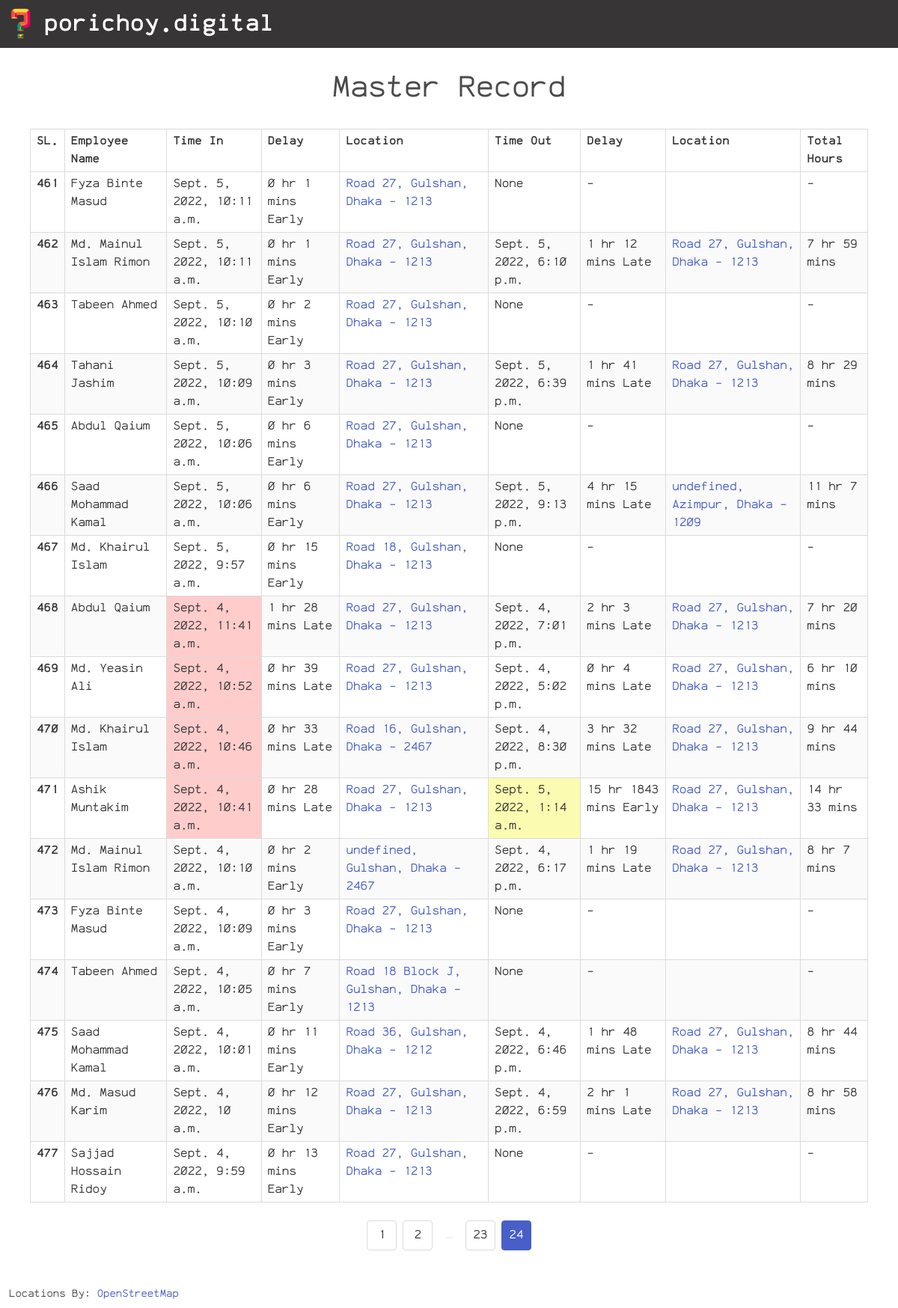
Page /dashboard-master/24 (signed in) on the committed database.
### main/models.py (models this page shows)
class Log(models.Model):
    name = models.CharField(max_length=60, default='Not Given')
    time_in = models.DateTimeField(null=True, blank=True)
    late_join = models.BooleanField(default=False, null=True, blank=True)
    location_in = models.CharField(max_length=500, null=True, blank=True)
    location_in_url = models.CharField(max_length=500, null=True, blank=True)
    delay_in = models.CharField(max_length=50, default='-', null=True)
    time_out = models.DateTimeField(null=True, blank=True)
    late_leave = models.BooleanField(default=False, null=True, blank=True)
    location_out = models.CharField(max_length=500, null=True, blank=True)
    location_out_url = models.CharField(max_length=500, null=True, blank=True)
    delay_out = models.CharField(max_length=50, default='-', null=True)
    total_hours = models.CharField(max_length=50, default='-', null=True)
    user = models.ForeignKey(RegisteredUser, on_delete=models.CASCADE, related_name='user_logs')

### dashboard/views.py (the view)
# urls.py: path('dashboard-master/<int:page_no>', dashboard_view.dashboard_master, name='dashboard-master'),
@login_required(login_url='login')
def dashboard_master(req, page_no=1):
    user_logs = Log.objects.all().order_by('-id')
    paginator = Paginator(user_logs, 20)
    data_per_page = paginator.get_page(page_no)
    paginator_list = list(paginator.get_elided_page_range(page_no, on_each_side=1))
    return render(req, 'dashboard/records.html', {
        'logs': data_per_page,
        'paginator_list': paginator_list,
        'heading': "Master Record"
    })

### templates/dashboard/records.html (shortened to what this page needs)
{% extends "base.html" %} {% load static %}
{% block title %}Dashboard{% endblock title %} {% block content %}
<div class="has-text-centered is-size-2 mt-5">
    {{ heading }}
</div>
{% if logs %}
<div class="fieldCont">
    <div class="table-container table is-bordered is-striped is-narrow is-hoverable is-fullwidth">
        <table class="table">
            <thead>
                <tr>
                    <th>SL.</th>
                    <th>Employee Name</th>
                    <th>Time In</th>
                    <th>Delay</th>
                    <th>Location</th>
                    <th>Time Out</th>
                    <th>Delay</th>
                    <th>Location</th>
                    <th>Total Hours</th>
                </tr>
            </thead>
            <tbody>
                {% for log in logs %}
                <tr>
                    <th>{{ forloop.counter0|add:logs.start_index}}</th>
                    <td>{{ log.name }}</td>
                    <td {% if log.late_join %} class="redDiv" {% endif %}>{{ log.time_in }}</td>
                    <td>{{ log.delay_in }}</td>
                    <td>
                        {% if not log.location_in is None %}
                        <a href="{{ log.location_in_url }}" target="_blank">
                            {{ log.location_in }}
                        </a>
                        {% endif %}
                    </td>
                    <td {% if not log.late_leave and not log.time_out is None %} class="yellowDiv" {% endif %}>
                        {{ log.time_out }}
                    </td>
                    <td>{{ log.delay_out }}</td>
                    <td>
                        {% if not log.location_out is None %}
                        <a href="{{ log.location_out_url }}" target="_blank">
                            {{ log.location_out }}
                        </a>
                        {% endif %}
                    </td>
                    <td>{{ log.total_hours }}</td>
                </tr>
                {% endfor %}
            </tbody>
        </table>
    </div>
</div>
<div class="container">
    <nav class="pagination is-centered m-5" role="navigation" aria-label="pagination">
        <ul class="pagination-list">
            {% for page_num in paginator_list %}
                {% if page_num == logs.paginator.ELLIPSIS %}
                <li><span class="pagination-ellipsis">&hellip;</span></li>
                {% else %}
                <li><a class="pagination-link {% if logs.number == page_num %} is-current {% endif %}" href="{{page_num}}">
                    {{page_num}}
                </a></li>
                {% endif %}
            {% endfor %}
        </ul>
    </nav>
</div>
{% else %}
<div class="fieldCont has-text-centered mt-5">
    <span class="m-5 is-size-2">No data available</span>
</div>
{% endif %}
<small class="mx-3 mt-5 mb-2 mapAttr">
    Locations By: <a href="https://wiki.osmfoundation.org/wiki/Main_Page" target="_blank">OpenStreetMap</a>
</small>
{% endblock %}

### staticfiles/styles/styles.css (style rules this page uses)
* { font-family: "ankaCoder"; }
body { min-height: 100vh; }
.fieldCont { max-width: 35rem; margin: auto; }

### rows in the picture
Log: name "Fyza Binte Masud", time_in "Sept. 5, 2022, 10:11 a.m.", delay_in "0 hr 1 mins Early", location_in "Road 27, Gulshan, Dhaka - 1213", time_out "None", delay_out "-", total_hours "-"
Log: name "Md. Mainul Islam Rimon", time_in "Sept. 5, 2022, 10:11 a.m.", delay_in "0 hr 1 mins Early", location_in "Road 27, Gulshan, Dhaka - 1213", time_out "Sept. 5, 2022, 6:10 p.m.", delay_out "1 hr 12 mins Late", location_out "Road 27, Gulshan, Dhaka - 1213", total_hours "7 hr 59 mins"
Log: name "Tabeen Ahmed", time_in "Sept. 5, 2022, 10:10 a.m.", delay_in "0 hr 2 mins Early", location_in "Road 27, Gulshan, Dhaka - 1213", time_out "None", delay_out "-", total_hours "-"
Log: name "Tahani Jashim", time_in "Sept. 5, 2022, 10:09 a.m.", delay_in "0 hr 3 mins Early", location_in "Road 27, Gulshan, Dhaka - 1213", time_out "Sept. 5, 2022, 6:39 p.m.", delay_out "1 hr 41 mins Late", location_out "Road 27, Gulshan, Dhaka - 1213", total_hours "8 hr 29 mins"
Log: name "Abdul Qaium", time_in "Sept. 5, 2022, 10:06 a.m.", delay_in "0 hr 6 mins Early", location_in "Road 27, Gulshan, Dhaka - 1213", time_out "None", delay_out "-", total_hours "-"
Log: name "Saad Mohammad Kamal", time_in "Sept. 5, 2022, 10:06 a.m.", delay_in "0 hr 6 mins Early", location_in "Road 27, Gulshan, Dhaka - 1213", time_out "Sept. 5, 2022, 9:13 p.m.", delay_out "4 hr 15 mins Late", location_out "undefined, Azimpur, Dhaka - 1209", total_hours "11 hr 7 mins"
Log: name "Md. Khairul Islam", time_in "Sept. 5, 2022, 9:57 a.m.", delay_in "0 hr 15 mins Early", location_in "Road 18, Gulshan, Dhaka - 1213", time_out "None", delay_out "-", total_hours "-"
Log: name "Abdul Qaium", time_in "Sept. 4, 2022, 11:41 a.m.", delay_in "1 hr 28 mins Late", location_in "Road 27, Gulshan, Dhaka - 1213", time_out "Sept. 4, 2022, 7:01 p.m.", delay_out "2 hr 3 mins Late", location_out "Road 27, Gulshan, Dhaka - 1213", total_hours "7 hr 20 mins"
Log: name "Md. Yeasin Ali", time_in "Sept. 4, 2022, 10:52 a.m.", delay_in "0 hr 39 mins Late", location_in "Road 27, Gulshan, Dhaka - 1213", time_out "Sept. 4, 2022, 5:02 p.m.", delay_out "0 hr 4 mins Late", location_out "Road 27, Gulshan, Dhaka - 1213", total_hours "6 hr 10 mins"
Log: name "Md. Khairul Islam", time_in "Sept. 4, 2022, 10:46 a.m.", delay_in "0 hr 33 mins Late", location_in "Road 16, Gulshan, Dhaka - 2467", time_out "Sept. 4, 2022, 8:30 p.m.", delay_out "3 hr 32 mins Late", location_out "Road 27, Gulshan, Dhaka - 1213", total_hours "9 hr 44 mins"
Log: name "Ashik Muntakim", time_in "Sept. 4, 2022, 10:41 a.m.", delay_in "0 hr 28 mins Late", location_in "Road 27, Gulshan, Dhaka - 1213", time_out "Sept. 5, 2022, 1:14 a.m.", delay_out "15 hr 1843 mins Early", location_out "Road 27, Gulshan, Dhaka - 1213", total_hours "14 hr 33 mins"
Log: name "Md. Mainul Islam Rimon", time_in "Sept. 4, 2022, 10:10 a.m.", delay_in "0 hr 2 mins Early", location_in "undefined, Gulshan, Dhaka - 2467", time_out "Sept. 4, 2022, 6:17 p.m.", delay_out "1 hr 19 mins Late", location_out "Road 27, Gulshan, Dhaka - 1213", total_hours "8 hr 7 mins"
Log: name "Fyza Binte Masud", time_in "Sept. 4, 2022, 10:09 a.m.", delay_in "0 hr 3 mins Early", location_in "Road 27, Gulshan, Dhaka - 1213", time_out "None", delay_out "-", total_hours "-"
Log: name "Tabeen Ahmed", time_in "Sept. 4, 2022, 10:05 a.m.", delay_in "0 hr 7 mins Early", location_in "Road 18 Block J, Gulshan, Dhaka - 1213", time_out "None", delay_out "-", total_hours "-"
Log: name "Saad Mohammad Kamal", time_in "Sept. 4, 2022, 10:01 a.m.", delay_in "0 hr 11 mins Early", location_in "Road 36, Gulshan, Dhaka - 1212", time_out "Sept. 4, 2022, 6:46 p.m.", delay_out "1 hr 48 mins Late", location_out "Road 27, Gulshan, Dhaka - 1213", total_hours "8 hr 44 mins"
Log: name "Md. Masud Karim", time_in "Sept. 4, 2022, 10 a.m.", delay_in "0 hr 12 mins Early", location_in "Road 27, Gulshan, Dhaka - 1213", time_out "Sept. 4, 2022, 6:59 p.m.", delay_out "2 hr 1 mins Late", location_out "Road 27, Gulshan, Dhaka - 1213", total_hours "8 hr 58 mins"
Log: name "Sajjad Hossain Ridoy", time_in "Sept. 4, 2022, 9:59 a.m.", delay_in "0 hr 13 mins Early", location_in "Road 27, Gulshan, Dhaka - 1213", time_out "None", delay_out "-", total_hours "-"

### other values in the picture
{{ heading }} "Master Record"
{{ page_num }} "1" "2" "23" "24"
